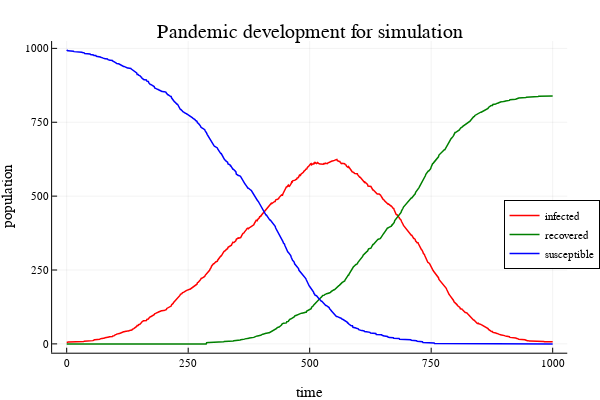

Notebook code for this chart:
### Code cell
using JLD2, DataFrames , Plots
@load "izolacja.jld2"
plotly()
x = agents3_df.step
p1 = Plots.plot(x, agents3_df[:, aggname(:status, infected)],
    linecolor = "red",
    lw = 1.5,
    xlabel = "time",
    ylabel = "population",
    label = "infected",
    title = "Pandemic development for simulation",
    legend = :outerright)
Plots.plot!(x, agents3_df[:, aggname(:status, recovered)],
    linecolor = :green,
    lw = 1.5,
    label = "recovered")
Plots.plot!(x, agents3_df[:, aggname(:status, susceptible)],
    linecolor = :blue,
    lw = 1.5,
    label = "susceptible")

### Figure 1 — Plotly figure (JSON) as saved in the notebook; plotly's stock layout.template omitted (floating-point values rounded to 4 significant figures; data arrays with more than 128 entries replaced by an {"elided": "..."} marker saying what was removed)
{"data": [{"colorbar": {"title": ""}, "legendgroup": "infected", "line": {"color": "rgba(255, 0, 0, 1.000)", "dash": "solid", "shape": "linear", "width": 1.5}, "mode": "lines", "name": "infected", "showlegend": true, "type": "scatter", "x": {"elided": "1001 int values"}, "xaxis": "x", "y": {"elided": "1001 int values"}, "yaxis": "y", "zmax": null, "zmin": null}, {"colorbar": {"title": ""}, "legendgroup": "recovered", "line": {"color": "rgba(0, 128, 0, 1.000)", "dash": "solid", "shape": "linear", "width": 1.5}, "mode": "lines", "name": "recovered", "showlegend": true, "type": "scatter", "x": {"elided": "1001 int values"}, "xaxis": "x", "y": {"elided": "1001 int values"}, "yaxis": "y", "zmax": null, "zmin": null}, {"colorbar": {"title": ""}, "legendgroup": "susceptible", "line": {"color": "rgba(0, 0, 255, 1.000)", "dash": "solid", "shape": "linear", "width": 1.5}, "mode": "lines", "name": "susceptible", "showlegend": true, "type": "scatter", "x": {"elided": "1001 int values"}, "xaxis": "x", "y": {"elided": "1001 int values"}, "yaxis": "y", "zmax": null, "zmin": null}], "layout": {"annotations": [{"font": {"color": "rgba(0, 0, 0, 1.000)", "family": "sans-serif", "size": 20}, "rotation": 0, "showarrow": false, "text": "Pandemic development for simulation", "x": 0.5424, "xanchor": "center", "xref": "paper", "y": 1, "yanchor": "top", "yref": "paper"}], "height": 400, "legend": {"bgcolor": "rgba(255, 255, 255, 1.000)", "bordercolor": "rgba(0, 0, 0, 1.000)", "borderwidth": 1, "font": {"color": "rgba(0, 0, 0, 1.000)", "family": "sans-serif", "size": 11}, "title": {"font": {"color": "rgba(0, 0, 0, 1.000)", "family": "sans-serif", "size": 15}, "text": ""}, "tracegroupgap": 0, "traceorder": "normal", "x": 1.05, "xanchor": "right", "y": 0.5, "yanchor": "top"}, "margin": {"b": 20, "l": 0, "r": 0, "t": 20}, "paper_bgcolor": "rgba(255, 255, 255, 1.000)", "plot_bgcolor": "rgba(255, 255, 255, 1.000)", "showlegend": true, "width": 600, "xaxis": {"anchor": "y", "domain": [0.09128, 0.9934], "gridcolor": "rgba(0, 0, 0, 0.100)", "gridwidth": 0.5, "linecolor": "rgba(0, 0, 0, 1.000)", "mirror": false, "range": [-30, 1030], "showgrid": true, "showline": true, "showticklabels": true, "tickangle": 0, "tickcolor": "rgb(0, 0, 0)", "tickfont": {"color": "rgba(0, 0, 0, 1.000)", "family": "sans-serif", "size": 11}, "tickmode": "array", "ticks": "inside", "ticktext": ["0", "250", "500", "750", "1000"], "tickvals": [0, 250, 500, 750, 1000], "title": "time", "titlefont": {"color": "rgba(0, 0, 0, 1.000)", "family": "sans-serif", "size": 15}, "type": "-", "visible": true, "zeroline": false, "zerolinecolor": "rgba(0, 0, 0, 1.000)"}, "yaxis": {"anchor": "x", "domain": [0.07581, 0.9415], "gridcolor": "rgba(0, 0, 0, 0.100)", "gridwidth": 0.5, "linecolor": "rgba(0, 0, 0, 1.000)", "mirror": false, "range": [-29.85, 1025.0], "showgrid": true, "showline": true, "showticklabels": true, "tickangle": 0, "tickcolor": "rgb(0, 0, 0)", "tickfont": {"color": "rgba(0, 0, 0, 1.000)", "family": "sans-serif", "size": 11}, "tickmode": "array", "ticks": "inside", "ticktext": ["0", "250", "500", "750", "1000"], "tickvals": [0, 250, 500, 750, 1000], "title": "population", "titlefont": {"color": "rgba(0, 0, 0, 1.000)", "family": "sans-serif", "size": 15}, "type": "-", "visible": true, "zeroline": false, "zerolinecolor": "rgba(0, 0, 0, 1.000)"}}}
